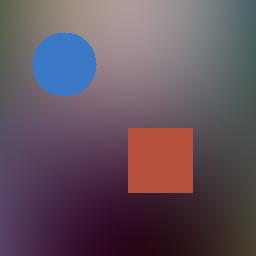
#> input picture backend/datasets/controlled/v1/fixture_002_jpeg_q75/derived_q75.jpg, 256 x 256 px
$ python -i engine.py   (imports and definitions only)
#> lines starting #> are read from the running program, lines starting #| are printed output that depends on the picture
import os
import uuid
import cv2
import numpy as np
from .schemas import (
    CopyMoveResult, DetectionConfig, ImageInfo, FeatureStatistics,
    MatchingStatistics, Geometry, CandidateRegions
)
from .exceptions import ImageProcessingError

class CopyMoveEngine:
    @staticmethod
    def run(input_path: str, output_dir: str,
            ratio_threshold: float = 0.75,
            min_spatial_dist: float = 30.0,
            ransac_threshold: float = 5.0,
            max_features: int = 5000) -> CopyMoveResult:

#> called with output_dir = 'out.png', ratio_threshold = 0.75, min_spatial_dist = 30, ransac_threshold = 5, max_features = 5000
        try:
            # 1. Load Image
            img = cv2.imread(input_path)
#> img is the input picture: shape (256, 256, 3); mean B, G, R 93.9, 81.9, 98.7
            if img is None:
                raise ImageProcessingError("Could not read image or format is unsupported.")

            height, width = img.shape[:2]
#> height = 256; width = 256
            gray = cv2.cvtColor(img, cv2.COLOR_BGR2GRAY)
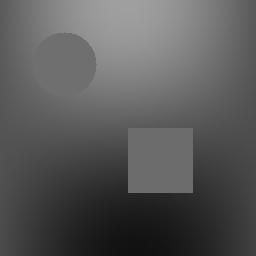
#> gray: shape (256, 256); min 17, max 160, mean 88.3

            # 2. Extract Features using SIFT
            # SIFT is scale/rotation invariant, making it robust for copy-move patches.
            sift = cv2.SIFT_create(nfeatures=max_features)
            keypoints, descriptors = sift.detectAndCompute(gray, None)
#> keypoints = 6 keypoints; (x, y, size): (160, 169, 40.9), (135, 186, 11.3), (135, 186, 11.3), (191, 191, 3.1), (191, 191, 3.1), (187, 187, 8.5)

            num_keypoints = len(keypoints) if keypoints is not None else 0
#> num_keypoints = 6
            num_descriptors = len(descriptors) if descriptors is not None else 0
#> num_descriptors = 6

            if num_descriptors < 10:
                # Not enough features to match
                return CopyMoveEngine._empty_result(img, output_dir, ratio_threshold, min_spatial_dist, ransac_threshold)

            # 3. Descriptor Matching (Self-Match Filtering)
            # Find 3 nearest neighbors because the closest will always be the exact same keypoint (dist 0)
            bf = cv2.BFMatcher(cv2.NORM_L2)
            raw_knn_matches = bf.knnMatch(descriptors, descriptors, k=3)

            ratio_passed = []
            spatially_passed = []

            for match_tuple in raw_knn_matches:
                if len(match_tuple) < 3:
                    continue

                m1, m2, m3 = match_tuple

                # Identify the actual matches by skipping the identical self-match
                if m1.queryIdx == m1.trainIdx:
                    best = m2
                    second = m3
                else:
                    best = m1
                    second = m2

                # Distance Ratio Test
                if best.distance < ratio_threshold * second.distance:
                    ratio_passed.append(best)

                    # Spatial Separation Test
                    pt1 = np.array(keypoints[best.queryIdx].pt)
                    pt2 = np.array(keypoints[best.trainIdx].pt)
                    dist = np.linalg.norm(pt1 - pt2)

                    if dist >= min_spatial_dist:
                        spatially_passed.append(best)

            # Deduplicate symmetric matches (A->B and B->A)
            unique_matches = []
            seen = set()
            for m in spatially_passed:
                pair = tuple(sorted((m.queryIdx, m.trainIdx)))
                if pair not in seen:
                    seen.add(pair)
                    unique_matches.append(m)

            # 4. Geometric Verification (RANSAC)
            inlier_matches = []
            transform_matrix = None
            src_centroid = None
            dst_centroid = None
            displacement = None
            src_bbox = None
            dst_bbox = None

            if len(unique_matches) >= 4:
                src_pts = np.float32([keypoints[m.queryIdx].pt for m in unique_matches]).reshape(-1, 1, 2)
                dst_pts = np.float32([keypoints[m.trainIdx].pt for m in unique_matches]).reshape(-1, 1, 2)

                # Estimate Affine Transform to capture translation, rotation, and scaling while being robust to perspective distortion
                M, mask = cv2.estimateAffinePartial2D(src_pts, dst_pts, method=cv2.RANSAC, ransacReprojThreshold=ransac_threshold)

                if mask is not None:
                    mask_flat = mask.ravel().tolist()
                    for i, is_inlier in enumerate(mask_flat):
                        if is_inlier:
                            inlier_matches.append(unique_matches[i])

                if M is not None and len(inlier_matches) >= 4:
                    transform_matrix = M.tolist()

                    src_inliers = np.float32([keypoints[m.queryIdx].pt for m in inlier_matches])
                    dst_inliers = np.float32([keypoints[m.trainIdx].pt for m in inlier_matches])

                    src_centroid = np.mean(src_inliers, axis=0).tolist()
                    dst_centroid = np.mean(dst_inliers, axis=0).tolist()
                    displacement = (np.array(dst_centroid) - np.array(src_centroid)).tolist()

                    # Bounding regions (x, y, w, h)
                    sx, sy, sw, sh = cv2.boundingRect(src_inliers)
                    dx, dy, dw, dh = cv2.boundingRect(dst_inliers)
                    src_bbox = [float(sx), float(sy), float(sw), float(sh)]
                    dst_bbox = [float(dx), float(dy), float(dw), float(dh)]

            inlier_ratio = len(inlier_matches) / len(unique_matches) if unique_matches else 0.0

            # 5. Visualization
            # Draw the lines connecting the duplicated regions within the same image
            vis_img = cv2.drawMatches(
                img, keypoints, img, keypoints, inlier_matches, None,
                matchColor=(0, 255, 0), singlePointColor=(0, 0, 255),
                flags=cv2.DrawMatchesFlags_NOT_DRAW_SINGLE_POINTS
            )

            run_id = uuid.uuid4().hex[:8]
            os.makedirs(output_dir, exist_ok=True)
            vis_path = os.path.join(output_dir, f"copymove_map_{run_id}.jpg")
            cv2.imwrite(vis_path, vis_img)

            return CopyMoveResult(
                config=DetectionConfig(
                    detector="SIFT",
                    descriptor_type="float32",
                    matching_metric="L2",
                    ratio_threshold=ratio_threshold,
                    min_spatial_separation=min_spatial_dist,
                    ransac_threshold=ransac_threshold
                ),
                image_info=ImageInfo(width=width, height=height),
                feature_statistics=FeatureStatistics(
                    keypoints_detected=num_keypoints,
                    descriptors_generated=num_descriptors
                ),
                matching_statistics=MatchingStatistics(
                    raw_matches=len(raw_knn_matches),
                    ratio_filtered_matches=len(ratio_passed),
                    spatially_filtered_matches=len(unique_matches),
                    geometric_inliers=len(inlier_matches),
                    inlier_ratio=inlier_ratio
                ),
                geometry=Geometry(
                    transformation_type="AffinePartial2D",
                    transformation_matrix=transform_matrix,
                    source_centroid=src_centroid,
                    destination_centroid=dst_centroid,
                    displacement=displacement
                ),
                candidate_regions=CandidateRegions(
                    source_bounding_box=src_bbox,
                    destination_bounding_box=dst_bbox,
                    supporting_matches=len(inlier_matches)
                ),
                visualization_artifact_path=vis_path
            )

        except ImageProcessingError:
            raise
        except Exception as e:
            raise ImageProcessingError(f"Copy-Move processing failed: {str(e)}")

    @staticmethod
    def _empty_result(img, output_dir, ratio_thresh, spatial_dist, ransac_thresh):
#> called with output_dir = 'out.png', ratio_thresh = 0.75, spatial_dist = 30, ransac_thresh = 5
        h, w = img.shape[:2]
#> h = 256; w = 256

        run_id = uuid.uuid4().hex[:8]
        os.makedirs(output_dir, exist_ok=True)
        vis_path = os.path.join(output_dir, f"copymove_map_{run_id}.jpg")
        cv2.imwrite(vis_path, img) # Just save original as map since no matches

        return CopyMoveResult(
            config=DetectionConfig(
                detector="SIFT",
                descriptor_type="float32",
                matching_metric="L2",
                ratio_threshold=ratio_thresh,
                min_spatial_separation=spatial_dist,
                ransac_threshold=ransac_thresh
            ),
            image_info=ImageInfo(width=w, height=h),
            feature_statistics=FeatureStatistics(keypoints_detected=0, descriptors_generated=0),
            matching_statistics=MatchingStatistics(
                raw_matches=0, ratio_filtered_matches=0, spatially_filtered_matches=0,
                geometric_inliers=0, inlier_ratio=0.0
            ),
            geometry=Geometry(
                transformation_type="AffinePartial2D", transformation_matrix=None,
                source_centroid=None, destination_centroid=None, displacement=None
            ),
            candidate_regions=CandidateRegions(
                source_bounding_box=None, destination_bounding_box=None, supporting_matches=0
            ),
            visualization_artifact_path=vis_path
        )

#> (the run stopped early here; a loop or call above may not have finished)
